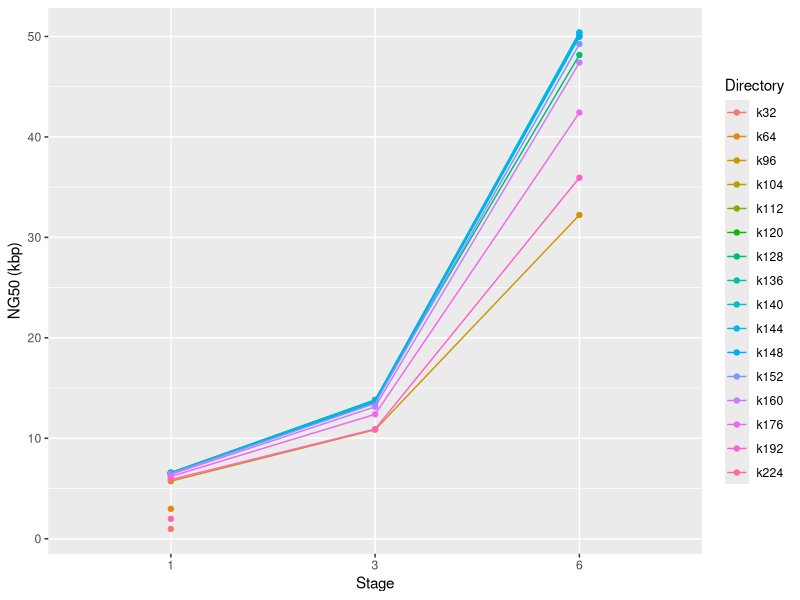
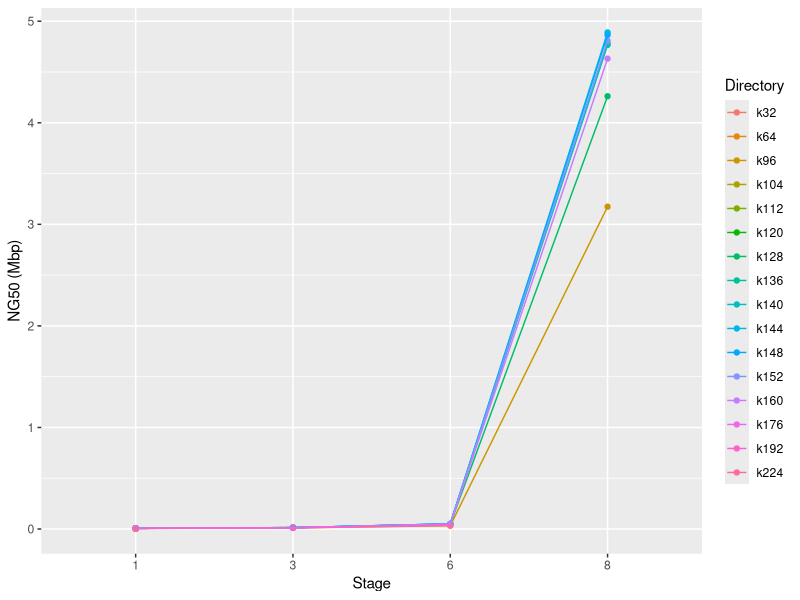
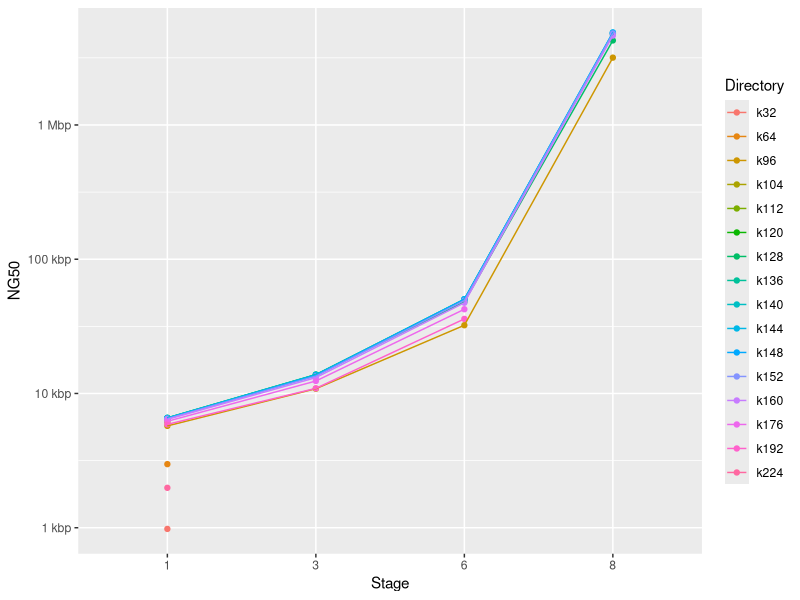
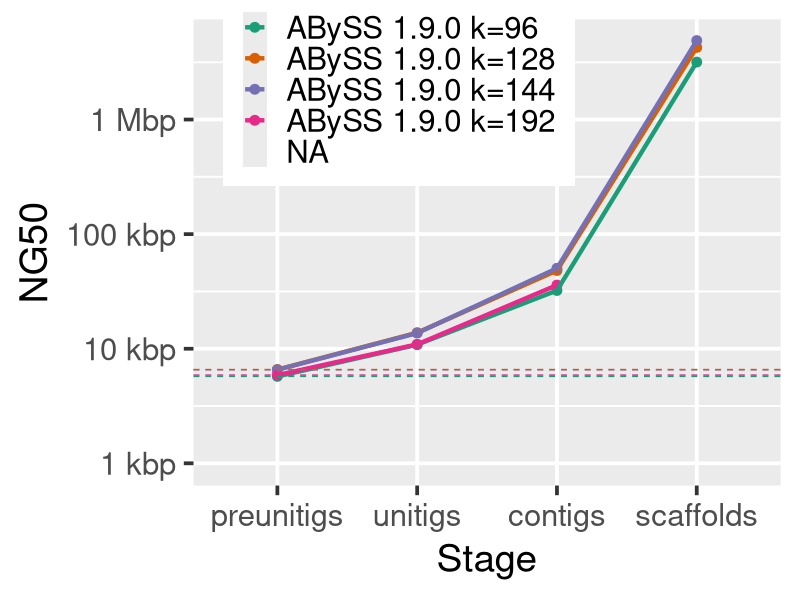
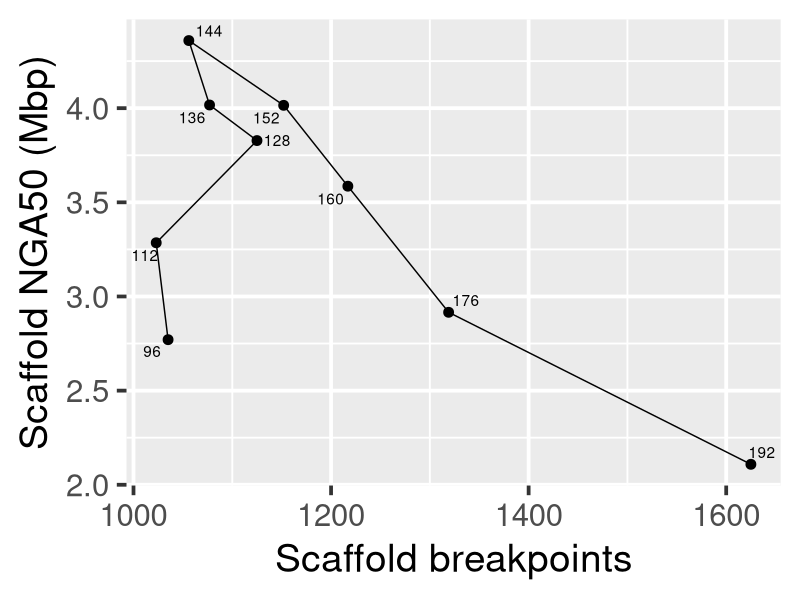

These charts were generated, in order, by the following R code:
## ---- chunk 1
library(dplyr)
library(ggplot2)
library(ggrepel)
library(knitr)
library(magrittr)
library(readr)
library(tidyr)
## ---- chunk 2
data_orig <- read_tsv("abyss-stats.tsv")
scaffolds_data <- read_tsv("abyss-samtobreak.tsv")
## ---- chunk 3
data <- data_orig %>%
	separate(name, c("Directory", "File"), "/") %>%
	separate(File, c("Species", "Stage", "Ext")) %>%
	select(-Ext) %>%
	mutate(Directory = factor(Directory, unique(Directory)),
		Stage = factor(Stage, unique(Stage))) %>%
	mutate(Name = factor(Directory,
		levels = c("k96", "k128", "k144", "k192"),
		labels = c(
			"ABySS 1.9.0 k=96",
			"ABySS 1.9.0 k=128",
			"ABySS 1.9.0 k=144",
			"ABySS 1.9.0 k=192")))
## ---- chunk 4
ggplot(data = data %>% filter(Stage != "8")) +
	aes(x = Stage, y = NG50 / 1e3, color = Directory, group = Directory) +
	geom_point() +
	geom_line() +
  ylab("NG50 (kbp)")
## ---- chunk 5
ggplot(data = data) +
	aes(x = Stage, y = NG50 / 1e6, color = Directory, group = Directory) +
	geom_point() +
	geom_line() +
  ylab("NG50 (Mbp)")
## ---- chunk 6
ggplot(data = data) +
	aes(x = Stage, y = NG50, color = Directory, group = Directory) +
	geom_point() +
	geom_line() +
	scale_y_log10(breaks = 10^(3:7), labels = c("1 kbp", "10 kbp", "100 kbp", "1 Mbp", "10 Mbp"))
## ---- chunk 7
ggplot(data = data) +
	aes(x = Stage, y = NG50, color = Name, group = Name) +
	geom_point(size = 3) +
	geom_line(size = 1.5) +
	geom_hline(aes(yintercept = NG50, color = Name),
		data = data %>% filter(Stage == "1"),
		linetype = "dashed") +
	scale_x_discrete(labels = c("preunitigs", "unitigs", "contigs", "scaffolds", "scaftigs")) +
	scale_y_log10(breaks = 10^(3:7), labels = c("1 kbp", "10 kbp", "100 kbp", "1 Mbp", "10 Mbp")) +
	scale_colour_brewer(name = NULL, palette = "Dark2") +
	theme_grey(28) +
	theme(legend.position = c(.35, .85))
## ---- chunk 8
ggplot(data = scaffolds_data %>% filter(as.integer(k) %% 8 == 0)) +
  aes(x = Scaffold_breakpoints, y = Scaffold_NGA50 / 1e6, label = k) +
  xlab("Scaffold breakpoints") + ylab("Scaffold NGA50 (Mbp)") +
  geom_path() +
  geom_point(size = 3) +
  geom_text_repel() +
  scale_colour_brewer(name = NULL, palette = "Dark2") +
	theme_grey(28) +
	theme(legend.position = c(.35, .85))
## ---- chunk 9
kable(data)
## ---- chunk 10
kable(scaffolds_data)
